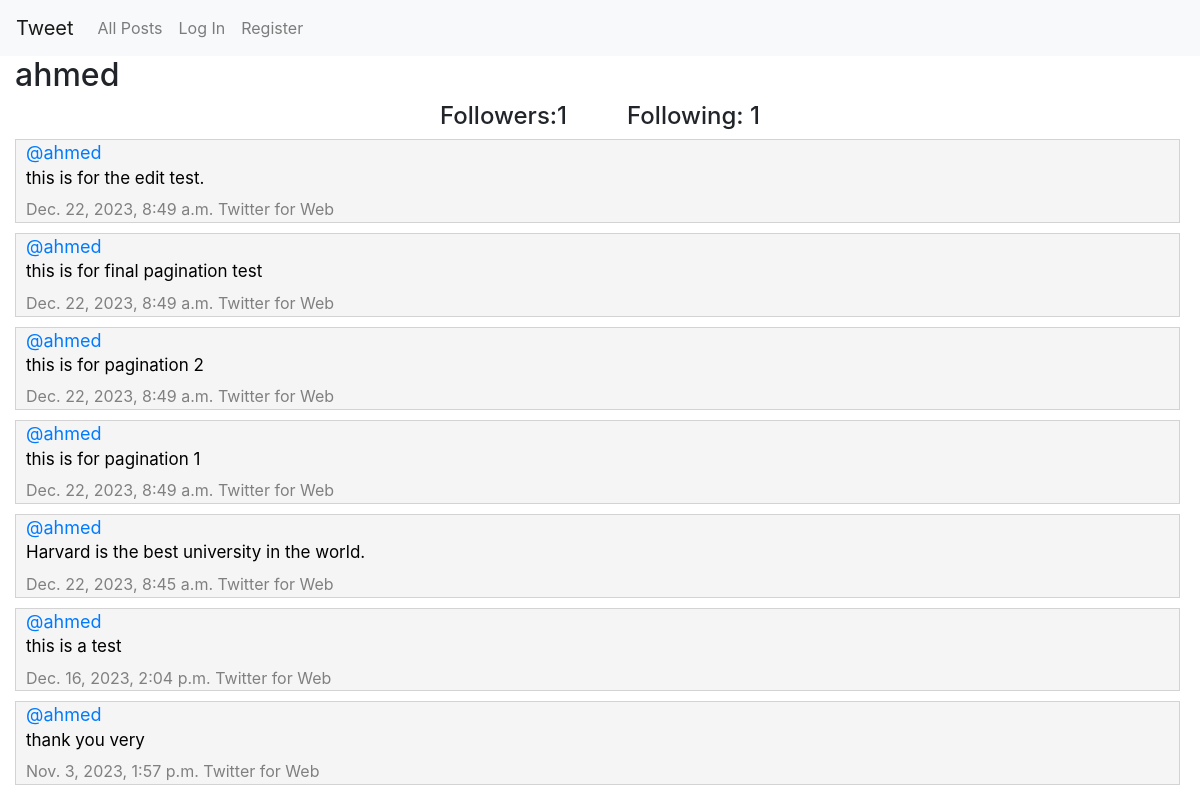
The app's page /profile/1 with its own data.
### network/models.py (models this page shows, shortened)
class User(AbstractUser):
    pass

class Content(models.Model):
    user = models.ForeignKey(User, on_delete=models.CASCADE, related_name="sender")
    post = models.CharField(max_length=150)
    timestamp = models.DateTimeField(auto_now_add=True)

### network/views.py (the view)
# urls.py: path("profile/<int:user_id>", views.profile, name="profile"),
def profile(request, user_id):
    user=User.objects.get(pk=user_id)
    allposts = Content.objects.filter(user=user).order_by("id").reverse()
    paginator = Paginator(allposts, 10)
    page_Number=request.GET.get('page')
    posts_of_page = paginator.get_page(page_Number)
    following = Follow.objects.filter(user=user)
    followers = Follow.objects.filter(user_followed=user)
    try:
        checkIfFollowing = followers.filter(user=User.objects.get(pk=request.user.id))
        if len(checkIfFollowing) != 0:
            isFollowing= True
        else:
            isFollowing = False
    except:
        isFollowing = False
    return render(request, "network/profile.html", {
        "allposts":allposts,
        "posts_of_page":posts_of_page,
        "username":user.username,
        "following": following,
        "followers": followers,
        "isFollowing": isFollowing,
        "user_profile": user
    })

### network/templates/network/profile.html (shortened to what this page needs)
{% extends "network/layout.html" %}
{% load static %}
{% block body %}
      <h2 style="margin-left: 15px;">{{ username }}</h2>
      <div style="text-align: center; display: flex; justify-content: center;align-items: center;">
           <h4> Followers:{{ followers.count }}</h4>
           <h4 style="margin-left: 60px;"> Following: {{  following.count }}</h4>
      </div>
      <div class="all-posts">
            {% for post in posts_of_page %}
                <div class="post-container">
                  <div class="post-header">
                     <div class="sender-name"><a href="{% url 'profile' user_id=post.user.id  %}">@{{ post.user }}</a></div>
                     <div class="post-body">
                        <p>{{ post.post }}</p>
                     </div>
                     <div class="timestamp">{{ post.timestamp }}  Twitter for Web</div>
                  </div>
                </div>
            {% endfor %}
      </div>
{% endblock %}

### network/static/Network/styles.css (style rules this page uses)
.post-container { border: 1px solid lightgray; background-color: whitesmoke; padding: 10px; margin-bottom: 10px; margin-left: 15px; line-height: 0.3; margin-right: 20px; }
.sender-name { color: black; margin-right: 10px; font-size: 18px; }
.timestamp { color: gray; margin-right: 10px; }
.post-body { font-size: 17px; line-height: 1.5; color: black; margin-top: 10px; }

### network/templates/network/profile.html (style rules this page uses)
.post-container { border: 1px solid lightgray; background-color: whitesmoke; padding: 10px; margin-bottom: 10px; margin-left: 15px; line-height: 0.3; margin-right: 20px; }
.sender-name { color: black; margin-right: 10px; font-size: 18px; }
.timestamp { color: gray; margin-right: 10px; }
.post-body { font-size: 17px; line-height: 1.5; color: black; margin-top: 10px; }

### records on screen
User: username "ahmed"
Content: user "ahmed", post "this is for the edit test.", timestamp "Dec. 22, 2023, 8:49 a.m."
Content: user "ahmed", post "this is for final pagination test", timestamp "Dec. 22, 2023, 8:49 a.m."
Content: user "ahmed", post "this is for pagination 2", timestamp "Dec. 22, 2023, 8:49 a.m."
Content: user "ahmed", post "this is for pagination 1", timestamp "Dec. 22, 2023, 8:49 a.m."
Content: user "ahmed", post "Harvard is the best university in the world.", timestamp "Dec. 22, 2023, 8:45 a.m."
Content: user "ahmed", post "this is a test", timestamp "Dec. 16, 2023, 2:04 p.m."
Content: user "ahmed", post "thank you very", timestamp "Nov. 3, 2023, 1:57 p.m."

### other values on screen
{{ followers.count }} "1"
{{ following.count }} "1"
